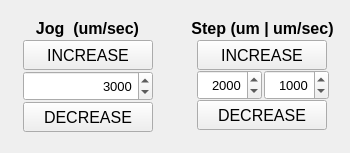
<?xml version="1.0" encoding="UTF-8"?>
<ui version="4.0">
 <class>Widget_AxisVerticalControl</class>
 <widget class="QWidget" name="Widget_AxisVerticalControl">
  <property name="geometry">
   <rect>
    <x>0</x>
    <y>0</y>
    <width>350</width>
    <height>153</height>
   </rect>
  </property>
  <property name="sizePolicy">
   <sizepolicy hsizetype="Fixed" vsizetype="Fixed">
    <horstretch>0</horstretch>
    <verstretch>0</verstretch>
   </sizepolicy>
  </property>
  <property name="minimumSize">
   <size>
    <width>350</width>
    <height>153</height>
   </size>
  </property>
  <property name="maximumSize">
   <size>
    <width>350</width>
    <height>153</height>
   </size>
  </property>
  <property name="windowTitle">
   <string>Form</string>
  </property>
  <layout class="QGridLayout" name="gridLayout_2">
   <property name="leftMargin">
    <number>0</number>
   </property>
   <property name="topMargin">
    <number>0</number>
   </property>
   <property name="rightMargin">
    <number>0</number>
   </property>
   <property name="bottomMargin">
    <number>0</number>
   </property>
   <property name="spacing">
    <number>0</number>
   </property>
   <item row="0" column="0">
    <layout class="QGridLayout" name="gridLayout_6">
     <property name="leftMargin">
      <number>1</number>
     </property>
     <property name="topMargin">
      <number>1</number>
     </property>
     <property name="rightMargin">
      <number>1</number>
     </property>
     <property name="bottomMargin">
      <number>1</number>
     </property>
     <property name="spacing">
      <number>1</number>
     </property>
     <item row="0" column="0">
      <widget class="QLabel" name="label_ManualControl_3">
       <property name="sizePolicy">
        <sizepolicy hsizetype="MinimumExpanding" vsizetype="Fixed">
         <horstretch>0</horstretch>
         <verstretch>0</verstretch>
        </sizepolicy>
       </property>
       <property name="font">
        <font>
         <pointsize>12</pointsize>
         <weight>75</weight>
         <bold>true</bold>
        </font>
       </property>
       <property name="text">
        <string>Jog  (um/sec)</string>
       </property>
       <property name="alignment">
        <set>Qt::AlignCenter</set>
       </property>
      </widget>
     </item>
     <item row="1" column="0">
      <layout class="QGridLayout" name="gridLayout">
       <property name="leftMargin">
        <number>1</number>
       </property>
       <property name="topMargin">
        <number>1</number>
       </property>
       <property name="rightMargin">
        <number>1</number>
       </property>
       <property name="bottomMargin">
        <number>1</number>
       </property>
       <property name="spacing">
        <number>1</number>
       </property>
       <item row="0" column="0">
        <spacer name="horizontalSpacer_7">
         <property name="orientation">
          <enum>Qt::Horizontal</enum>
         </property>
         <property name="sizeHint" stdset="0">
          <size>
           <width>5</width>
           <height>10</height>
          </size>
         </property>
        </spacer>
       </item>
       <item row="0" column="2">
        <spacer name="horizontalSpacer_6">
         <property name="orientation">
          <enum>Qt::Horizontal</enum>
         </property>
         <property name="sizeHint" stdset="0">
          <size>
           <width>5</width>
           <height>10</height>
          </size>
         </property>
        </spacer>
       </item>
       <item row="0" column="1">
        <layout class="QVBoxLayout" name="verticalLayout">
         <item>
          <widget class="QPushButton" name="pushButton_IncreaseJog">
           <property name="sizePolicy">
            <sizepolicy hsizetype="Fixed" vsizetype="Fixed">
             <horstretch>0</horstretch>
             <verstretch>0</verstretch>
            </sizepolicy>
           </property>
           <property name="minimumSize">
            <size>
             <width>130</width>
             <height>30</height>
            </size>
           </property>
           <property name="maximumSize">
            <size>
             <width>130</width>
             <height>16777215</height>
            </size>
           </property>
           <property name="font">
            <font>
             <pointsize>12</pointsize>
            </font>
           </property>
           <property name="text">
            <string>INCREASE</string>
           </property>
          </widget>
         </item>
         <item>
          <widget class="QSpinBox" name="spinBox_Jog">
           <property name="sizePolicy">
            <sizepolicy hsizetype="Fixed" vsizetype="Fixed">
             <horstretch>0</horstretch>
             <verstretch>0</verstretch>
            </sizepolicy>
           </property>
           <property name="minimumSize">
            <size>
             <width>130</width>
             <height>30</height>
            </size>
           </property>
           <property name="font">
            <font>
             <pointsize>10</pointsize>
            </font>
           </property>
           <property name="alignment">
            <set>Qt::AlignRight|Qt::AlignTrailing|Qt::AlignVCenter</set>
           </property>
           <property name="minimum">
            <number>1</number>
           </property>
           <property name="maximum">
            <number>10000</number>
           </property>
           <property name="singleStep">
            <number>10</number>
           </property>
           <property name="value">
            <number>3000</number>
           </property>
          </widget>
         </item>
         <item>
          <widget class="QPushButton" name="pushButton_DecreaseJog">
           <property name="sizePolicy">
            <sizepolicy hsizetype="Fixed" vsizetype="Fixed">
             <horstretch>0</horstretch>
             <verstretch>0</verstretch>
            </sizepolicy>
           </property>
           <property name="minimumSize">
            <size>
             <width>130</width>
             <height>30</height>
            </size>
           </property>
           <property name="maximumSize">
            <size>
             <width>130</width>
             <height>16777215</height>
            </size>
           </property>
           <property name="font">
            <font>
             <pointsize>12</pointsize>
            </font>
           </property>
           <property name="text">
            <string>DECREASE</string>
           </property>
          </widget>
         </item>
        </layout>
       </item>
      </layout>
     </item>
    </layout>
   </item>
   <item row="0" column="1">
    <layout class="QVBoxLayout" name="verticalLayout_5">
     <property name="spacing">
      <number>1</number>
     </property>
     <property name="leftMargin">
      <number>1</number>
     </property>
     <property name="topMargin">
      <number>1</number>
     </property>
     <property name="rightMargin">
      <number>1</number>
     </property>
     <property name="bottomMargin">
      <number>1</number>
     </property>
     <item>
      <widget class="QLabel" name="label_ManualControl_4">
       <property name="sizePolicy">
        <sizepolicy hsizetype="MinimumExpanding" vsizetype="Fixed">
         <horstretch>0</horstretch>
         <verstretch>0</verstretch>
        </sizepolicy>
       </property>
       <property name="font">
        <font>
         <pointsize>12</pointsize>
         <weight>75</weight>
         <bold>true</bold>
        </font>
       </property>
       <property name="text">
        <string>Step (um | um/sec)</string>
       </property>
       <property name="alignment">
        <set>Qt::AlignCenter</set>
       </property>
      </widget>
     </item>
     <item>
      <layout class="QHBoxLayout" name="horizontalLayout_2">
       <property name="spacing">
        <number>0</number>
       </property>
       <item>
        <spacer name="horizontalSpacer_8">
         <property name="orientation">
          <enum>Qt::Horizontal</enum>
         </property>
         <property name="sizeHint" stdset="0">
          <size>
           <width>5</width>
           <height>10</height>
          </size>
         </property>
        </spacer>
       </item>
       <item>
        <layout class="QVBoxLayout" name="verticalLayout_SetpControlInner">
         <property name="leftMargin">
          <number>1</number>
         </property>
         <property name="topMargin">
          <number>1</number>
         </property>
         <property name="rightMargin">
          <number>1</number>
         </property>
         <property name="bottomMargin">
          <number>1</number>
         </property>
         <item>
          <widget class="QPushButton" name="pushButton_IncreaseRelativeMove">
           <property name="sizePolicy">
            <sizepolicy hsizetype="Fixed" vsizetype="Fixed">
             <horstretch>0</horstretch>
             <verstretch>0</verstretch>
            </sizepolicy>
           </property>
           <property name="minimumSize">
            <size>
             <width>130</width>
             <height>30</height>
            </size>
           </property>
           <property name="maximumSize">
            <size>
             <width>130</width>
             <height>16777215</height>
            </size>
           </property>
           <property name="font">
            <font>
             <pointsize>12</pointsize>
            </font>
           </property>
           <property name="text">
            <string>INCREASE</string>
           </property>
          </widget>
         </item>
         <item>
          <layout class="QHBoxLayout" name="horizontalLayout">
           <property name="spacing">
            <number>2</number>
           </property>
           <item>
            <widget class="QSpinBox" name="spinBox_RelativeMove">
             <property name="sizePolicy">
              <sizepolicy hsizetype="Fixed" vsizetype="Fixed">
               <horstretch>0</horstretch>
               <verstretch>0</verstretch>
              </sizepolicy>
             </property>
             <property name="minimumSize">
              <size>
               <width>65</width>
               <height>30</height>
              </size>
             </property>
             <property name="maximumSize">
              <size>
               <width>65</width>
               <height>16777215</height>
              </size>
             </property>
             <property name="font">
              <font>
               <pointsize>10</pointsize>
              </font>
             </property>
             <property name="alignment">
              <set>Qt::AlignRight|Qt::AlignTrailing|Qt::AlignVCenter</set>
             </property>
             <property name="maximum">
              <number>100000</number>
             </property>
             <property name="singleStep">
              <number>100</number>
             </property>
             <property name="value">
              <number>2000</number>
             </property>
            </widget>
           </item>
           <item>
            <widget class="QSpinBox" name="spinBox_RelativeMoveSpeed">
             <property name="minimumSize">
              <size>
               <width>65</width>
               <height>30</height>
              </size>
             </property>
             <property name="maximumSize">
              <size>
               <width>65</width>
               <height>16777215</height>
              </size>
             </property>
             <property name="font">
              <font>
               <pointsize>10</pointsize>
              </font>
             </property>
             <property name="toolTip">
              <string>Testing1</string>
             </property>
             <property name="statusTip">
              <string/>
             </property>
             <property name="alignment">
              <set>Qt::AlignRight|Qt::AlignTrailing|Qt::AlignVCenter</set>
             </property>
             <property name="maximum">
              <number>5000</number>
             </property>
             <property name="singleStep">
              <number>10</number>
             </property>
             <property name="value">
              <number>1000</number>
             </property>
            </widget>
           </item>
          </layout>
         </item>
         <item>
          <widget class="QPushButton" name="pushButton_DecreaseRelativeMove">
           <property name="sizePolicy">
            <sizepolicy hsizetype="Fixed" vsizetype="Fixed">
             <horstretch>0</horstretch>
             <verstretch>0</verstretch>
            </sizepolicy>
           </property>
           <property name="minimumSize">
            <size>
             <width>130</width>
             <height>30</height>
            </size>
           </property>
           <property name="maximumSize">
            <size>
             <width>130</width>
             <height>16777215</height>
            </size>
           </property>
           <property name="font">
            <font>
             <pointsize>12</pointsize>
            </font>
           </property>
           <property name="text">
            <string>DECREASE</string>
           </property>
          </widget>
         </item>
        </layout>
       </item>
       <item>
        <spacer name="horizontalSpacer_9">
         <property name="orientation">
          <enum>Qt::Horizontal</enum>
         </property>
         <property name="sizeHint" stdset="0">
          <size>
           <width>5</width>
           <height>10</height>
          </size>
         </property>
        </spacer>
       </item>
      </layout>
     </item>
    </layout>
   </item>
  </layout>
 </widget>
 <resources/>
 <connections/>
</ui>
